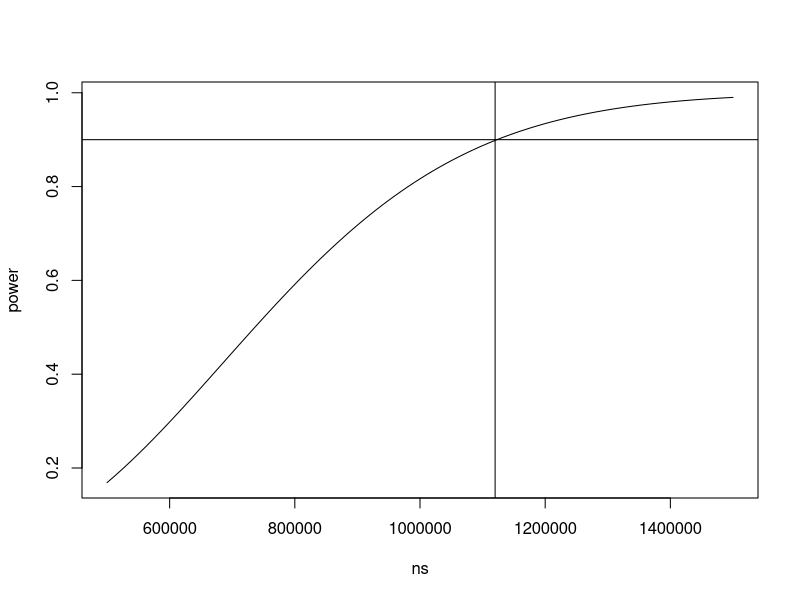

Reproduce this figure in R.
beta0=-0.0439 # rs10512201 association with AD in Bellenguez et al (2022)
se0=0.0103
n0=450000
sigmaj=sqrt(n0)*se0
beta=beta0/sigmaj
se=1/sqrt(n0)
# now beta~N(a,1/n)
ns=seq(500000,1.5e6,1e4)
alpha=5e-8
q0=qchisq(1-5e-8,1)
power=c()
for(i in 1:length(ns)) {
	lambda=beta^2*ns[i]
	power[i]=pchisq(q0,1,lambda,lower.tail=FALSE)
}
plot(ns,power,type='l')
abline(h=0.9)
res=ns[which.min(abs(0.9-power))]
abline(v=res)
res
# function version
f=function(n) {
	alpha=5e-8
	q0=qchisq(1-5e-8,1)
	lambda=beta^2*n
	abs(0.9-pchisq(q0,1,lambda,lower.tail=FALSE))
}
optim(1e6,f,lower=5e5,upper=2e6,method='Brent')$par